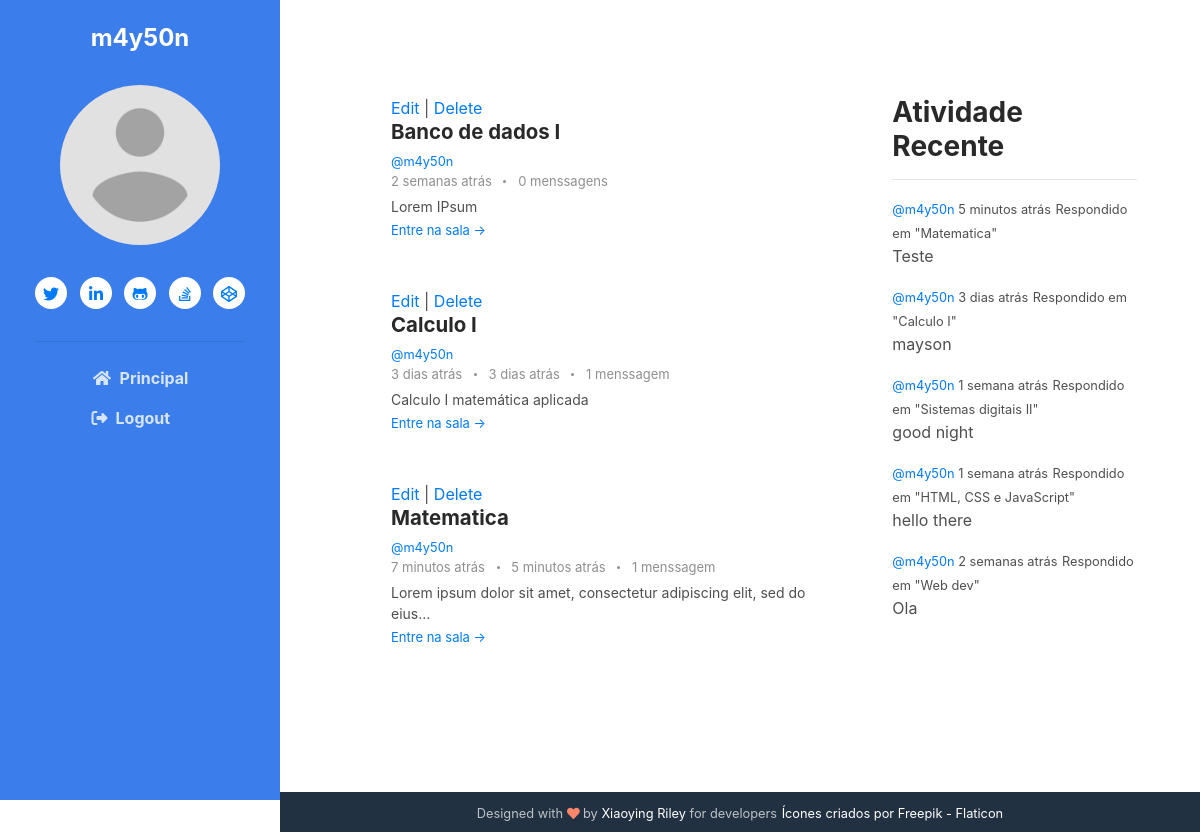
Screenshot of /profile/3 (signed in) with the database file from the repository.
### base/models.py (models this page shows, shortened)
class Room(models.Model):
    host = models.ForeignKey(User, on_delete=models.SET_NULL, null=True)
    classe = models.ForeignKey(Classe, on_delete=models.SET_NULL, null=True)
    name = models.CharField(max_length=200)
    desc = models.TextField(null=True, blank=True)
    room_join = models.CharField(default='room', max_length=20)
    participants = models.ManyToManyField(
        User, related_name='participants', blank=True)
    updated = models.DateTimeField(auto_now=True)
    created = models.DateTimeField(auto_now_add=True)
    created_in = models.TextField(default='capsulat', blank=True)
    crypt_key = models.CharField(max_length=23)
    class Meta:
        ordering = ['-updated', '-created']
    def __str__(self):
        return self.name

class Message(models.Model):
    user = models.ForeignKey(User, on_delete=models.CASCADE)
    room = models.ForeignKey(Room, on_delete=models.CASCADE)
    body = models.TextField()
    update = models.DateTimeField(auto_now=True)
    created = models.DateTimeField(auto_now_add=True)
    created_in = models.TextField(null=True, blank=True)

### base/views.py (the view)
# urls.py: path('profile/<str:pk>', views.userProfile, name="user-profile"),
@login_required(login_url='login')
def userProfile(request, pk):
    user = User.objects.get(id=pk)
    rooms = user.room_set.all()
    room_messages = user.message_set.all().order_by('-created')
    classes = Classe.objects.all()
    recent_activity = room_messages[:6]
    context = {'user': user, 'rooms': rooms,
               'room_messages': room_messages, 'classes': classes, 'recent_activity': recent_activity}
    return render(request, 'base/profile.html', context)

### base/templates/base/profile.html
{% extends 'main.html' %}
{% block content%}
    <div class="main-2-column main-container">
        <div>
            {% include 'base/feed_component.html' %}
        </div>
        {% if user == request.user %}
            <div>
                {% include 'base/activity_component.html' %}
            </div>
        {% endif %}
    </div>
{% endblock content %}

### templates/navbar.html (shortened to what this page needs)
{% load static %}
<header class="header text-center">
    {% if user.is_authenticated %}
        <h1 class="blog-name pt-lg-4 mb-0"><a href="">{{user}} </a></h1>
        <nav class="navbar navbar-expand-lg navbar-dark" >
                <div id="navigation" class="collapse navbar-collapse flex-column" >
                    <div class="profile-section pt-3 pt-lg-0">
                        <img class="profile-image mb-3 rounded-circle mx-auto" src="{% static 'images/profile.png' %}" alt="image" >
                        <ul class="social-list list-inline py-3 mx-auto">
                            <li class="list-inline-item"><a href="#"><i class="fab fa-twitter fa-fw"></i></a></li>
                            <li class="list-inline-item"><a href="#"><i class="fab fa-linkedin-in fa-fw"></i></a></li>
                            <li class="list-inline-item"><a href="#"><i class="fab fa-github-alt fa-fw"></i></a></li>
                            <li class="list-inline-item"><a href="#"><i class="fab fa-stack-overflow fa-fw"></i></a></li>
                            <li class="list-inline-item"><a href="#"><i class="fab fa-codepen fa-fw"></i></a></li>
                        </ul>
                        <hr>
                    </div>
                    <ul id="navi" class="navbar-nav flex-column text-left" onclick="navIconActive()">
                        <li class="nav-item">
                            <a class="nav-link" href="{% url 'home' %}"><i class="fas fa-home fa-fw mr-2"></i>Principal <span class="sr-only">(current)</span></a>
                        </li>
                        {% if request.user == user %}
                            <li class="nav-item">
                            <a class="nav-link" href="{% url 'logout' %}"><i class="fa-solid fa-right-from-bracket mr-2"></i>Logout</a>
                            </li>
                        {% endif %}
                    </ul>
                </div>
        </nav>
    {% endif %}
</header>

### base/templates/base/feed_component.html
{% load humanize %}
<section class="blog-list px-3 py-5 p-md-5 ">
    <div class="container">
        {% for room in rooms %}
            {% if request.user == room.host %}
                <a href="{% url 'update-room' room.id%}">Edit</a>
                |
                <a href="{% url 'delete-room' room.id%}">Delete</a>
            {% endif %}
            <div class="item mb-5">
                <div class="media">
                    <div class="media-body">
                        <h3 class="title mb-1">
                            <a href="{% url 'join' room.id%}">
                                {{room.name}}
                            </a>
                        </h3>
                        <small><a href="{% url 'user-profile' room.host.id %}">@{{room.host.username}}</a></small>
                        <div class="meta mb-1"><span class="date">
                            {{room.created_in}}
                        </span>
                            {% if room.message_set.all.count > 0 %}
                            <span class="time">
                            {% for m in room.message_set.all %}
                                {% if forloop.last %}
                                {{m.created_in}}
                                {% endif %}
                            {% endfor%}
                            </span>
                            {% endif %}
                            <span class="comment">
                                <a href="#">
                                    {{room.message_set.all.count}}
                                {% if room.message_set.all.count > 1 or room.message_set.all.count == 0%}
                                    menssagens
                                {% else %}
                                    menssagem
                                {% endif %}
                                </a>
                            </span>
                        </div>
                        <div class="intro">{{room.desc|truncatechars:70}}</div>
                        <a class="more-link" href="{% url 'room' room.id%}">Entre na sala &rarr;</a>
                    </div>
                </div>
            </div>
        {% endfor %}
    </div>
</section>

### base/templates/base/activity_component.html
<div class="container pt-5">
	<h3>Atividade Recente</h3>
	<hr />
	{% for message in recent_activity%}
	<div>
		<small
			><a href="{% url 'user-profile' message.user.id%}">@{{message.user}} </a>
			{{message.created_in}}</small
		>
		<small>Respondido em "{{message.room}}"</small>
		<p>{{message.body|truncatechars:50}}</p>
	</div>
	{% endfor %}
</div>

### static/styles/main.css (style rules this page uses)
.main-container { min-height: calc(100vh - 40px) !important; padding: 48px; }
.main-2-column { display: grid; grid-template-columns: 3fr 1.5fr; }
body { -webkit-font-smoothing: antialiased; -moz-osx-font-smoothing: grayscale; color: #4f4f4f; }
h1, h2, h3, h4, h5, h6 { color: #292929; font-weight: bold; }
.header { position: fixed; left: 0; top: 0; height: 100vh; width: 280px; background: #3b7eeb; color: #fff; }
.header .blog-name { font-weight: bold; font-size: 1.5rem; color: #fff; }
.header .blog-name a { color: #fff; }
.header .navbar { padding: 2rem 1rem; }
.header .nav-item { font-weight: bold; }
.header .nav-item .nav-link { color: rgba(255, 255, 255, 0.8); }
.profile-section .profile-image { max-width: 160px; }
.social-list a { width: 32px; height: 32px; padding-top: 5px; display: inline-block; text-align: center; border-radius: 50%; transition: all 0.4s ease-in-out; background-color: #fff; }
.main-wrapper .container { max-width: 820px; }
.blog-list .item .title { font-size: 1.275rem; }
.blog-list .item .title a { color: #292929; }
.blog-list .item .intro { font-size: 0.875rem; }
.blog-list .item .more-link { font-size: 0.8125rem; }
.meta { color: #8f8f8f; font-size: 0.8125rem; }
.meta span { display: inline-block; }
.meta span a { color: #8f8f8f; }
.meta span:after { content: ""; display: inline-block; width: 3px; height: 3px; border-radius: 50%; background: #8f8f8f; margin-left: 0.5rem; margin-right: 0.5rem; position: relative; top: -3px; }
.meta span:last-child:after { display: none; }
body { overflow-x: hidden; }

### rows the page displays
Room: shows "Edit", name "Banco de dados I", host.username "m4y50n", created_in "2 semanas atrás", message_set.all.count "0", shows "menssagens", desc "Lorem IPsum"
Room: shows "Edit", name "Calculo I", host.username "m4y50n", created_in "3 dias atrás", message_set.all.count "1", shows "menssagem", desc "Calculo I matemática aplicada"
Message: created_in "3 dias atrás", user "m4y50n", room "Calculo I", body "mayson"
Room: shows "Edit", name "Matematica", host.username "m4y50n", created_in "7 minutos atrás", message_set.all.count "1", shows "menssagem", desc "Lorem ipsum dolor sit amet, consectetur adipiscing elit, sed do eius…"
Message: created_in "5 minutos atrás", user "m4y50n", room "Matematica", body "Teste"
Message: user "m4y50n", created_in "1 semana atrás", room "Sistemas digitais II", body "good night"
Message: user "m4y50n", created_in "1 semana atrás", room "HTML, CSS e JavaScript", body "hello there"
Message: user "m4y50n", created_in "2 semanas atrás", room "Web dev", body "Ola"

### other values shown
{{ user }} "m4y50n"
